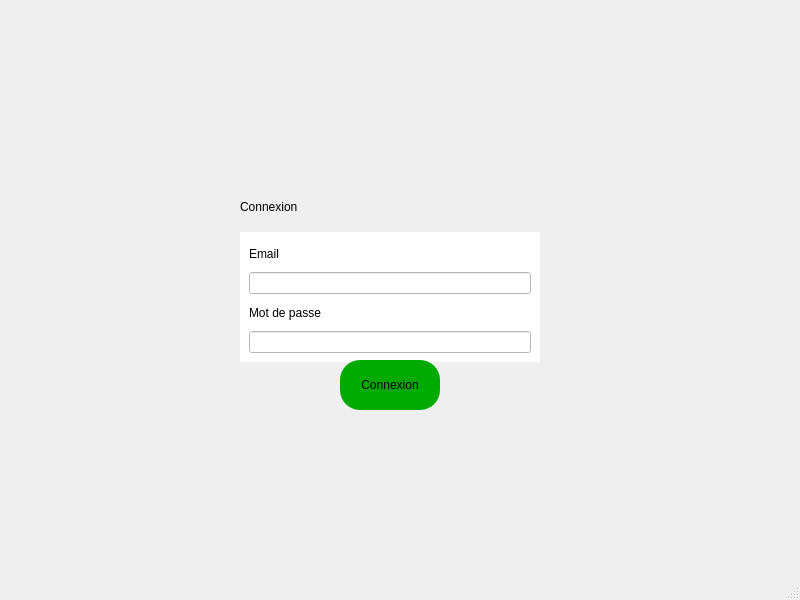
<?xml version="1.0" encoding="UTF-8"?>
<ui version="4.0">
 <class>Connexion</class>
 <widget class="QMainWindow" name="Connexion">
  <property name="geometry">
   <rect>
    <x>0</x>
    <y>0</y>
    <width>800</width>
    <height>600</height>
   </rect>
  </property>
  <property name="windowTitle">
   <string>MainWindow</string>
  </property>
  <widget class="QWidget" name="centralwidget">
   <widget class="QFrame" name="verticalFrame">
    <property name="enabled">
     <bool>true</bool>
    </property>
    <property name="geometry">
     <rect>
      <x>240</x>
      <y>182</y>
      <width>300</width>
      <height>180</height>
     </rect>
    </property>
    <layout class="QVBoxLayout" name="verticalLayout_3">
     <property name="spacing">
      <number>0</number>
     </property>
     <property name="sizeConstraint">
      <enum>QLayout::SetDefaultConstraint</enum>
     </property>
     <property name="leftMargin">
      <number>0</number>
     </property>
     <property name="topMargin">
      <number>0</number>
     </property>
     <property name="rightMargin">
      <number>0</number>
     </property>
     <property name="bottomMargin">
      <number>0</number>
     </property>
     <item>
      <widget class="QFrame" name="horizontalFrame">
       <property name="enabled">
        <bool>true</bool>
       </property>
       <property name="maximumSize">
        <size>
         <width>16777215</width>
         <height>50</height>
        </size>
       </property>
       <property name="autoFillBackground">
        <bool>false</bool>
       </property>
       <layout class="QHBoxLayout" name="horizontalLayout" stretch="0,0">
        <property name="spacing">
         <number>0</number>
        </property>
        <property name="sizeConstraint">
         <enum>QLayout::SetDefaultConstraint</enum>
        </property>
        <property name="leftMargin">
         <number>0</number>
        </property>
        <property name="topMargin">
         <number>0</number>
        </property>
        <property name="rightMargin">
         <number>0</number>
        </property>
        <property name="bottomMargin">
         <number>0</number>
        </property>
        <item>
         <widget class="QLabel" name="Connexion_2">
          <property name="maximumSize">
           <size>
            <width>16777215</width>
            <height>50</height>
           </size>
          </property>
          <property name="styleSheet">
           <string notr="true">font: 57 16pt &quot;Ubuntu&quot;;</string>
          </property>
          <property name="text">
           <string>Connexion</string>
          </property>
         </widget>
        </item>
        <item>
         <widget class="QLabel" name="label_3">
          <property name="enabled">
           <bool>true</bool>
          </property>
          <property name="maximumSize">
           <size>
            <width>50</width>
            <height>50</height>
           </size>
          </property>
          <property name="text">
           <string/>
          </property>
          <property name="textFormat">
           <enum>Qt::AutoText</enum>
          </property>
          <property name="pixmap">
           <pixmap>../../Programmation/itération1/Image/picnic-basket.png</pixmap>
          </property>
          <property name="scaledContents">
           <bool>true</bool>
          </property>
          <property name="alignment">
           <set>Qt::AlignLeading|Qt::AlignLeft|Qt::AlignVCenter</set>
          </property>
         </widget>
        </item>
       </layout>
      </widget>
     </item>
     <item>
      <widget class="QFrame" name="verticalFrame_3">
       <property name="enabled">
        <bool>true</bool>
       </property>
       <property name="styleSheet">
        <string notr="true">background-color:rgb(255,255,255);</string>
       </property>
       <layout class="QVBoxLayout" name="verticalLayout_4">
        <item>
         <widget class="QLabel" name="Email_2">
          <property name="text">
           <string>Email</string>
          </property>
         </widget>
        </item>
        <item>
         <widget class="QLineEdit" name="lineEdit_7"/>
        </item>
        <item>
         <widget class="QLabel" name="label_4">
          <property name="text">
           <string>Mot de passe</string>
          </property>
         </widget>
        </item>
        <item>
         <widget class="QLineEdit" name="lineEdit_8"/>
        </item>
       </layout>
      </widget>
     </item>
    </layout>
   </widget>
   <widget class="QPushButton" name="Connexion_3">
    <property name="geometry">
     <rect>
      <x>340</x>
      <y>360</y>
      <width>100</width>
      <height>50</height>
     </rect>
    </property>
    <property name="styleSheet">
     <string notr="true">border-radius:20px;
background-color: rgb(0, 170, 0);</string>
    </property>
    <property name="text">
     <string>Connexion</string>
    </property>
   </widget>
  </widget>
  <widget class="QMenuBar" name="menubar">
   <property name="geometry">
    <rect>
     <x>0</x>
     <y>0</y>
     <width>800</width>
     <height>26</height>
    </rect>
   </property>
  </widget>
  <widget class="QStatusBar" name="statusbar"/>
 </widget>
 <resources/>
 <connections/>
</ui>
